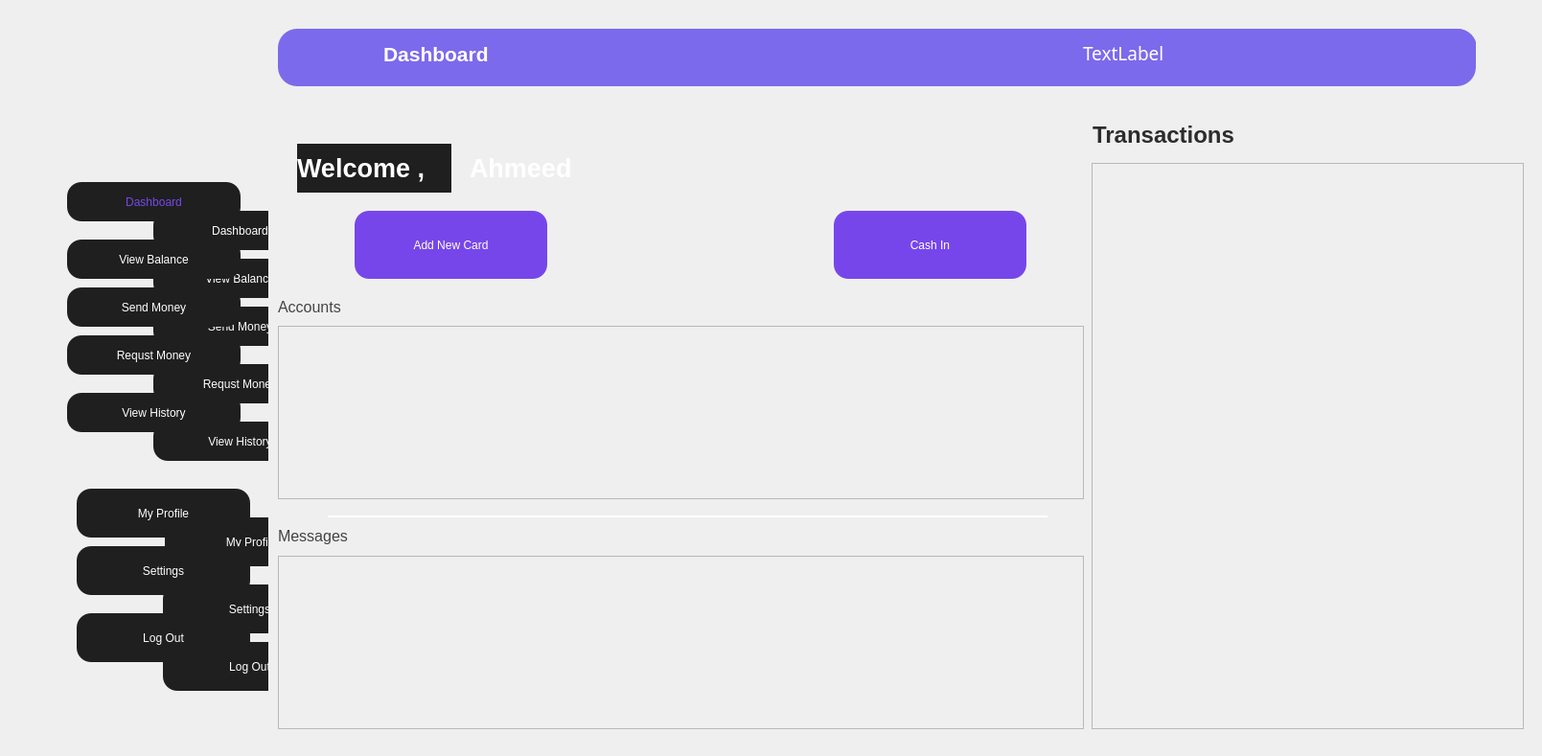
    <widget class="QWidget" name="page_3">
     <widget class="QWidget" name="widget" native="true">
      <property name="geometry">
       <rect>
        <x>0</x>
        <y>0</y>
        <width>1600</width>
        <height>780</height>
       </rect>
      </property>
      <property name="styleSheet">
       <string notr="true">QPushButton{
	background-color: rgb(31, 31, 31);
	color: rgb(255, 255, 255);
	font: 700 12pt &quot;Arial&quot;;
    border-radius:15px;
}</string>
      </property>
      <widget class="QScrollArea" name="scrollArea">
       <property name="geometry">
        <rect>
         <x>1139</x>
         <y>170</y>
         <width>451</width>
         <height>591</height>
        </rect>
       </property>
       <property name="styleSheet">
        <string notr="true">border-right-color: rgb(255, 255, 255);
border-color: rgb(255, 255, 255);</string>
       </property>
       <property name="widgetResizable">
        <bool>true</bool>
       </property>
       <widget class="QWidget" name="scrollAreaWidgetContents">
        <property name="geometry">
         <rect>
          <x>0</x>
          <y>0</y>
          <width>449</width>
          <height>589</height>
         </rect>
        </property>
       </widget>
      </widget>
      <widget class="QLabel" name="label_15">
       <property name="geometry">
        <rect>
         <x>1140</x>
         <y>120</y>
         <width>451</width>
         <height>41</height>
        </rect>
       </property>
       <property name="font">
        <font>
         <pointsize>18</pointsize>
         <bold>true</bold>
        </font>
       </property>
       <property name="styleSheet">
        <string notr="true">color: rgb(45, 43, 43);</string>
       </property>
       <property name="text">
        <string>Transactions</string>
       </property>
      </widget>
      <widget class="QLabel" name="label_16">
       <property name="geometry">
        <rect>
         <x>310</x>
         <y>150</y>
         <width>161</width>
         <height>51</height>
        </rect>
       </property>
       <property name="font">
        <font>
         <family>Arial</family>
         <pointsize>20</pointsize>
         <bold>true</bold>
        </font>
       </property>
       <property name="styleSheet">
        <string notr="true">background-color: rgb(31, 31, 31);
color: rgb(255, 255, 255);</string>
       </property>
       <property name="text">
        <string>Welcome ,</string>
       </property>
      </widget>
      <widget class="QLabel" name="label_17">
       <property name="geometry">
        <rect>
         <x>490</x>
         <y>150</y>
         <width>361</width>
         <height>51</height>
        </rect>
       </property>
       <property name="font">
        <font>
         <family>Arial</family>
         <pointsize>20</pointsize>
         <bold>true</bold>
        </font>
       </property>
       <property name="styleSheet">
        <string notr="true">color: rgb(255, 255, 255);</string>
       </property>
       <property name="text">
        <string>Ahmeed</string>
       </property>
      </widget>
      <widget class="QPushButton" name="pushButton_9">
       <property name="geometry">
        <rect>
         <x>370</x>
         <y>220</y>
         <width>201</width>
         <height>71</height>
        </rect>
       </property>
       <property name="styleSheet">
        <string notr="true">background-color: rgb(119, 70, 234);
color: rgb(255, 255, 255);
border-radius:15px;</string>
       </property>
       <property name="text">
        <string>Add New Card</string>
       </property>
      </widget>
      <widget class="QPushButton" name="pushButton_10">
       <property name="geometry">
        <rect>
         <x>870</x>
         <y>220</y>
         <width>201</width>
         <height>71</height>
        </rect>
       </property>
       <property name="styleSheet">
        <string notr="true">background-color: rgb(119, 70, 234);
color: rgb(255, 255, 255);
border-radius:15px;</string>
       </property>
       <property name="text">
        <string>Cash In</string>
       </property>
      </widget>
      <widget class="QScrollArea" name="scrollArea_2">
       <property name="geometry">
        <rect>
         <x>290</x>
         <y>340</y>
         <width>841</width>
         <height>181</height>
        </rect>
       </property>
       <property name="widgetResizable">
        <bool>true</bool>
       </property>
       <widget class="QWidget" name="scrollAreaWidgetContents_2">
        <property name="geometry">
         <rect>
          <x>0</x>
          <y>0</y>
          <width>839</width>
          <height>179</height>
         </rect>
        </property>
       </widget>
      </widget>
      <widget class="QScrollArea" name="scrollArea_3">
       <property name="geometry">
        <rect>
         <x>290</x>
         <y>580</y>
         <width>841</width>
         <height>181</height>
        </rect>
       </property>
       <property name="widgetResizable">
        <bool>true</bool>
       </property>
       <widget class="QWidget" name="scrollAreaWidgetContents_4">
        <property name="geometry">
         <rect>
          <x>0</x>
          <y>0</y>
          <width>839</width>
          <height>179</height>
         </rect>
        </property>
       </widget>
      </widget>
      <widget class="QLabel" name="label_18">
       <property name="geometry">
        <rect>
         <x>290</x>
         <y>310</y>
         <width>221</width>
         <height>20</height>
        </rect>
       </property>
       <property name="font">
        <font>
         <pointsize>12</pointsize>
        </font>
       </property>
       <property name="styleSheet">
        <string notr="true">
color: rgb(68, 68, 68);</string>
       </property>
       <property name="text">
        <string>Accounts</string>
       </property>
      </widget>
      <widget class="QLabel" name="label_19">
       <property name="geometry">
        <rect>
         <x>290</x>
         <y>549</y>
         <width>221</width>
         <height>21</height>
        </rect>
       </property>
       <property name="font">
        <font>
         <pointsize>12</pointsize>
        </font>
       </property>
       <property name="styleSheet">
        <string notr="true">color: rgb(67, 67, 67);</string>
       </property>
       <property name="text">
        <string>Messages</string>
       </property>
      </widget>
      <widget class="QLabel" name="label_20">
       <property name="geometry">
        <rect>
         <x>342</x>
         <y>538</y>
         <width>751</width>
         <height>2</height>
        </rect>
       </property>
       <property name="styleSheet">
        <string notr="true">background-color: rgb(255, 255, 255);</string>
       </property>
       <property name="text">
        <string/>
       </property>
      </widget>
      <widget class="QWidget" name="widget_4" native="true">
       <property name="geometry">
        <rect>
         <x>0</x>
         <y>0</y>
         <width>280</width>
         <height>780</height>
        </rect>
       </property>
       <property name="styleSheet">
        <string notr="true">QPushButton{
	background-color: rgb(31, 31, 31);
	color: rgb(255, 255, 255);
	font: 700 12pt &quot;Arial&quot;;
    border-radius:15px;
}</string>
       </property>
       <widget class="QPushButton" name="pushButton_27">
        <property name="geometry">
         <rect>
          <x>160</x>
          <y>380</y>
          <width>181</width>
          <height>41</height>
         </rect>
        </property>
        <property name="text">
         <string>Requst Money</string>
        </property>
       </widget>
       <widget class="QPushButton" name="pushButton_28">
        <property name="geometry">
         <rect>
          <x>170</x>
          <y>610</y>
          <width>181</width>
          <height>51</height>
         </rect>
        </property>
        <property name="text">
         <string>Settings</string>
        </property>
       </widget>
       <widget class="QPushButton" name="pushButton_29">
        <property name="geometry">
         <rect>
          <x>160</x>
          <y>270</y>
          <width>181</width>
          <height>41</height>
         </rect>
        </property>
        <property name="text">
         <string>View Balance</string>
        </property>
       </widget>
       <widget class="QPushButton" name="pushButton_30">
        <property name="geometry">
         <rect>
          <x>172</x>
          <y>540</y>
          <width>181</width>
          <height>51</height>
         </rect>
        </property>
        <property name="text">
         <string>My Profile</string>
        </property>
       </widget>
       <widget class="QPushButton" name="pushButton_31">
        <property name="geometry">
         <rect>
          <x>160</x>
          <y>220</y>
          <width>181</width>
          <height>41</height>
         </rect>
        </property>
        <property name="text">
         <string>Dashboard</string>
        </property>
       </widget>
       <widget class="QPushButton" name="pushButton_32">
        <property name="geometry">
         <rect>
          <x>160</x>
          <y>440</y>
          <width>181</width>
          <height>41</height>
         </rect>
        </property>
        <property name="styleSheet">
         <string notr="true">background-color: rgb(31, 31, 31);</string>
        </property>
        <property name="text">
         <string>View History</string>
        </property>
       </widget>
       <widget class="QPushButton" name="pushButton_33">
        <property name="geometry">
         <rect>
          <x>160</x>
          <y>320</y>
          <width>181</width>
          <height>41</height>
         </rect>
        </property>
        <property name="text">
         <string>Send Money</string>
        </property>
       </widget>
       <widget class="QPushButton" name="pushButton_34">
        <property name="geometry">
         <rect>
          <x>170</x>
          <y>670</y>
          <width>181</width>
          <height>51</height>
         </rect>
        </property>
        <property name="text">
         <string>Log Out</string>
        </property>
       </widget>
       <widget class="QLabel" name="label_23">
        <property name="geometry">
         <rect>
          <x>0</x>
          <y>10</y>
          <width>281</width>
          <height>780</height>
         </rect>
        </property>
        <property name="styleSheet">
         <string notr="true">background-image: url(:/new/prefix1/leftSide.png);
QPushButton{
	background-color: rgb(31, 31, 31);
	color: rgb(255, 255, 255);
	font: 700 12pt &quot;Arial&quot;;
    border-radius:15px;
}</string>
        </property>
        <property name="text">
         <string/>
        </property>
        <property name="pixmap">
         <pixmap resource="assets.qrc">:/new/prefix1/leftSide.png</pixmap>
        </property>
        <property name="scaledContents">
         <bool>true</bool>
        </property>
       </widget>
       <widget class="QPushButton" name="pushButton_35">
        <property name="geometry">
         <rect>
          <x>70</x>
          <y>410</y>
          <width>181</width>
          <height>41</height>
         </rect>
        </property>
        <property name="styleSheet">
         <string notr="true">background-color: rgb(31, 31, 31);</string>
        </property>
        <property name="text">
         <string>View History</string>
        </property>
       </widget>
       <widget class="QPushButton" name="pushButton_36">
        <property name="geometry">
         <rect>
          <x>80</x>
          <y>640</y>
          <width>181</width>
          <height>51</height>
         </rect>
        </property>
        <property name="text">
         <string>Log Out</string>
        </property>
       </widget>
       <widget class="QPushButton" name="pushButton_37">
        <property name="geometry">
         <rect>
          <x>70</x>
          <y>300</y>
          <width>181</width>
          <height>41</height>
         </rect>
        </property>
        <property name="text">
         <string>Send Money</string>
        </property>
       </widget>
       <widget class="QPushButton" name="pushButton_38">
        <property name="geometry">
         <rect>
          <x>70</x>
          <y>190</y>
          <width>181</width>
          <height>41</height>
         </rect>
        </property>
        <property name="styleSheet">
         <string notr="true">color: rgb(119, 70, 234);</string>
        </property>
        <property name="text">
         <string>Dashboard</string>
        </property>
       </widget>
       <widget class="QPushButton" name="pushButton_39">
        <property name="geometry">
         <rect>
          <x>70</x>
          <y>250</y>
          <width>181</width>
          <height>41</height>
         </rect>
        </property>
        <property name="text">
         <string>View Balance</string>
        </property>
       </widget>
       <widget class="QPushButton" name="pushButton_40">
        <property name="geometry">
         <rect>
          <x>80</x>
          <y>510</y>
          <width>181</width>
          <height>51</height>
         </rect>
        </property>
        <property name="text">
         <string>My Profile</string>
        </property>
       </widget>
       <widget class="QPushButton" name="pushButton_41">
        <property name="geometry">
         <rect>
          <x>70</x>
          <y>350</y>
          <width>181</width>
          <height>41</height>
         </rect>
        </property>
        <property name="text">
         <string>Requst Money</string>
        </property>
       </widget>
       <widget class="QPushButton" name="pushButton_42">
        <property name="geometry">
         <rect>
          <x>80</x>
          <y>570</y>
          <width>181</width>
          <height>51</height>
         </rect>
        </property>
        <property name="text">
         <string>Settings</string>
        </property>
       </widget>
      </widget>
      <widget class="QWidget" name="widget_6" native="true">
       <property name="geometry">
        <rect>
         <x>290</x>
         <y>30</y>
         <width>1250</width>
         <height>60</height>
        </rect>
       </property>
       <property name="styleSheet">
        <string notr="true">background-color: rgb(123, 106, 235);
border-radius:20px;</string>
       </property>
       <widget class="QLabel" name="label_25">
        <property name="geometry">
         <rect>
          <x>110</x>
          <y>1</y>
          <width>171</width>
          <height>51</height>
         </rect>
        </property>
        <property name="font">
         <font>
          <family>Arial</family>
          <pointsize>16</pointsize>
          <bold>true</bold>
         </font>
        </property>
        <property name="styleSheet">
         <string notr="true">background-color: rgb(123, 106, 235);
color:rgb(255, 255, 255);</string>
        </property>
        <property name="text">
         <string>Dashboard</string>
        </property>
       </widget>
       <widget class="QLabel" name="label_36">
        <property name="geometry">
         <rect>
          <x>840</x>
          <y>0</y>
          <width>411</width>
          <height>51</height>
         </rect>
        </property>
        <property name="font">
         <font>
          <family>Arial Rounded MT Bold</family>
          <pointsize>14</pointsize>
         </font>
        </property>
        <property name="styleSheet">
         <string notr="true">background-color: rgb(123, 106, 235);
color:rgb(255, 255, 255);
</string>
        </property>
        <property name="text">
         <string>TextLabel</string>
        </property>
       </widget>
      </widget>
     </widget>
    </widget>
